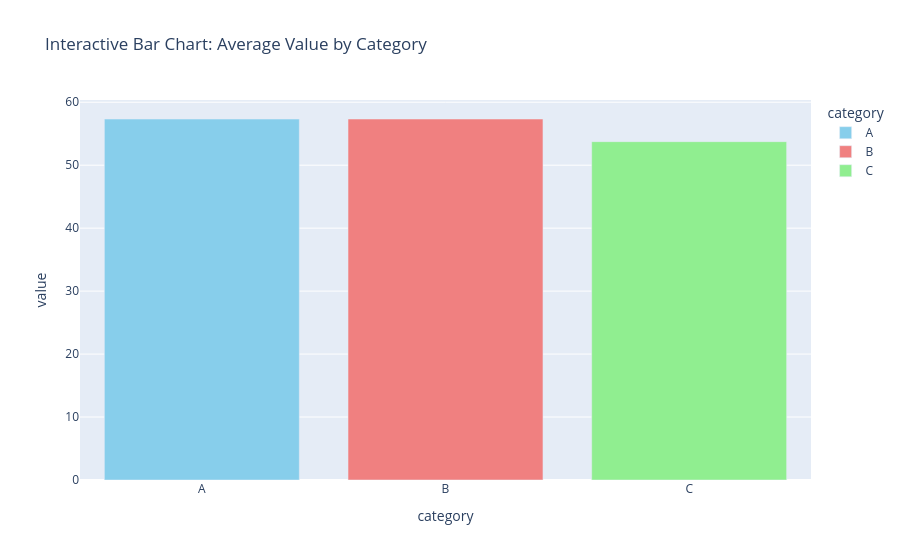

Notebook code for this chart:
### Code cell
# PART 4: INTERACTIVE BAR CHART
# ============================================================================
print("\n" + "=" * 70)
print("PART 4: Interactive Bar Chart")
print("=" * 70)

print("\n✅ Example 3: Interactive Bar Chart")
print("-" * 70)

category_data = df.groupby('category')['value'].mean().reset_index()
fig = px.bar(category_data, x='category', y='value',
             title='Interactive Bar Chart: Average Value by Category',
             color='category', color_discrete_map={'A': 'skyblue', 'B': 'lightcoral', 'C': 'lightgreen'})
fig.show()
print("💡 Try: Hover for exact values, click legend items!")

# ============================================================================

### Figure 1 — Plotly figure (JSON) as saved in the notebook; plotly's stock layout.template omitted (floating-point values rounded to 4 significant figures)
{"data": [{"hovertemplate": "category=%{x}<br>value=%{y}<extra></extra>", "legendgroup": "A", "marker": {"color": "skyblue", "pattern": {"shape": ""}}, "name": "A", "orientation": "v", "showlegend": true, "textposition": "auto", "type": "bar", "x": ["A"], "xaxis": "x", "y": [57.33], "yaxis": "y"}, {"hovertemplate": "category=%{x}<br>value=%{y}<extra></extra>", "legendgroup": "B", "marker": {"color": "lightcoral", "pattern": {"shape": ""}}, "name": "B", "orientation": "v", "showlegend": true, "textposition": "auto", "type": "bar", "x": ["B"], "xaxis": "x", "y": [57.34], "yaxis": "y"}, {"hovertemplate": "category=%{x}<br>value=%{y}<extra></extra>", "legendgroup": "C", "marker": {"color": "lightgreen", "pattern": {"shape": ""}}, "name": "C", "orientation": "v", "showlegend": true, "textposition": "auto", "type": "bar", "x": ["C"], "xaxis": "x", "y": [53.74], "yaxis": "y"}], "layout": {"barmode": "relative", "legend": {"title": {"text": "category"}, "tracegroupgap": 0}, "title": {"text": "Interactive Bar Chart: Average Value by Category"}, "xaxis": {"anchor": "y", "categoryarray": ["A", "B", "C"], "categoryorder": "array", "domain": [0.0, 1.0], "title": {"text": "category"}}, "yaxis": {"anchor": "x", "domain": [0.0, 1.0], "title": {"text": "value"}}}}
